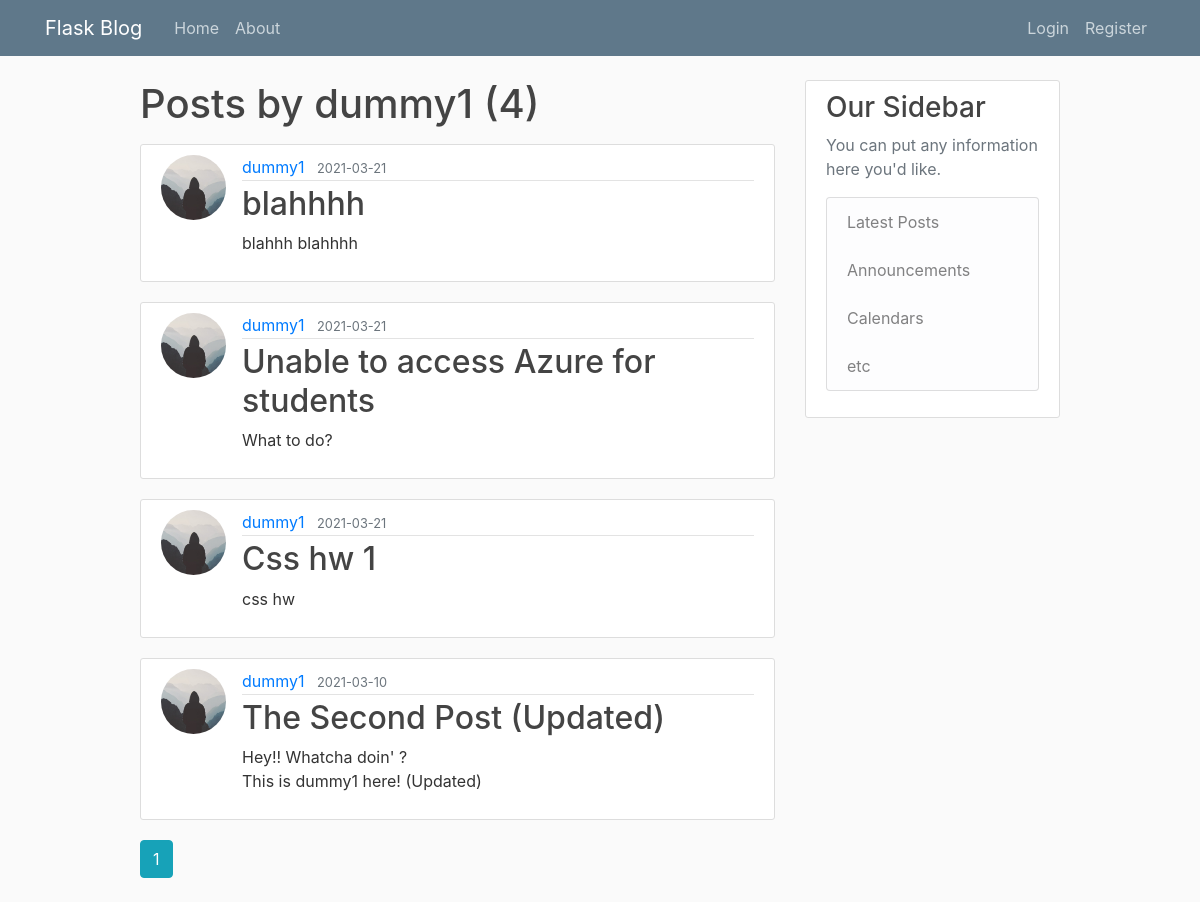
The app's page /user/dummy1 with its own data.
### flaskblog/models.py (models this page shows, shortened)
class User(db.Model, UserMixin):
    id = db.Column(db.Integer, primary_key=True)
    username = db.Column(db.String(20), unique=True, nullable=False)
    email = db.Column(db.String(120), unique=True, nullable=False)
    image_file = db.Column(db.String(20), nullable=False, default='default.jpg')
    password = db.Column(db.String(60), nullable=False)
    posts = db.relationship('Post', backref='author', lazy=True)

class Post(db.Model):
    id = db.Column(db.Integer, primary_key=True)
    title = db.Column(db.String(100), nullable=False)
    date_posted = db.Column(db.DateTime, nullable=False, default=datetime.utcnow)
    content = db.Column(db.Text, nullable=False)
    user_id = db.Column(db.Integer, db.ForeignKey('user.id'), nullable=False)

### flaskblog/routes.py (the view)
@app.route('/user/<string:username>')
def user_posts(username):
    page = request.args.get('page',1,type=int)
    user = User.query.filter_by(username=username).first_or_404()
    posts = Post.query.filter_by(author=user)\
        .order_by(Post.date_posted.desc())\
        .paginate(page = page, per_page=5)
    return render_template('user_posts.html', posts=posts, user=user)

### flaskblog/templates/user_posts.html (shortened to what this page needs)
{% extends "layout.html" %}
{% block content %}
    <h1 class="mb-3">Posts by {{ user.username }} ({{ posts.total }})</h1>
    {% for post in posts.items %}
    <article class="media content-section" >
      <img class="rounded-circle article-img" src="{{ url_for('static', filename='profile_pics/' + post.author.image_file) }}">
        <div class="media-body">
          <div class="article-metadata">
            <a class="mr-2" href="{{ url_for('user_posts', username=post.author.username) }}" style="text-decoration: none;">{{ post.author.username }}</a>
            <small class="text-muted">{{ post.date_posted.strftime('%Y-%m-%d') }}</small>
          </div>
          <h2><a class="article-title" href="{{ url_for('post', post_id=post.id) }}" style="text-decoration: none;">{{ post.title }}</a></h2>
          <p class="article-content">{{ post.content }}</p>
        </div>
    </article>
    {% endfor %}
    {% for page_num in posts.iter_pages(left_edge=1, right_edge=1, left_current=1, right_current=2) %}
      {% if page_num %}
        {% if posts.page == page_num %}
          <a href="{{ url_for('user_posts', username=user.username, page=page_num) }}" class="btn btn-info mb-4">{{ page_num }}</a>
        {% else %}
          <a href="{{ url_for('user_posts', username=user.username, page=page_num) }}" class="btn btn-outline-info mb-4">{{ page_num }}</a>
        {% endif %}
      {% endif %}
    {% endfor %}
{% endblock content %}

### flaskblog/static/main.css (style rules this page uses)
body { background: #fafafa; color: #333333; margin-top: 5rem; }
h1, h2, h3, h4, h5, h6 { color: #444444; }
.content-section { background: #ffffff; padding: 10px 20px; border: 1px solid #dddddd; border-radius: 3px; margin-bottom: 20px; }
.article-title { color: #444444; }
.article-content { white-space: pre-line; }
.article-img { height: 65px; width: 65px; margin-right: 16px; }
.article-metadata { padding-bottom: 1px; margin-bottom: 4px; border-bottom: 1px solid #e3e3e3 }

### records on screen
User: username "dummy1"
Post: image_file (placeholder picture), author.username "dummy1", date_posted "2021-03-21", title "blahhhh", content "blahhh blahhhh"
Post: image_file (placeholder picture), author.username "dummy1", date_posted "2021-03-21", title "Unable to access Azure for students", content "What to do?"
Post: image_file (placeholder picture), author.username "dummy1", date_posted "2021-03-21", title "Css hw 1", content "css hw"
Post: image_file (placeholder picture), author.username "dummy1", date_posted "2021-03-10", title "The Second Post (Updated)", content "Hey!! Whatcha doin' ? This is dummy1 here! (Updated)"

### other values on screen
{{ posts.total }} "4"
{{ page_num }} "1"
